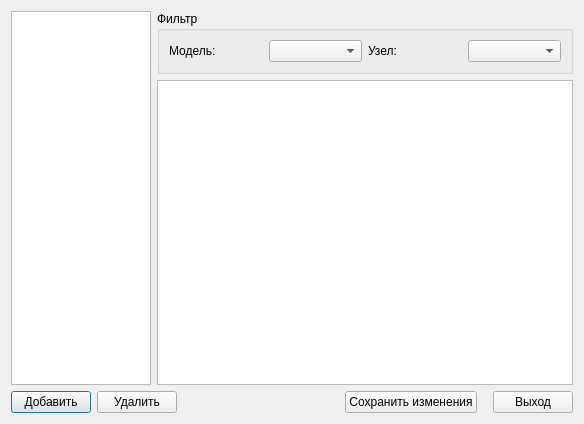
<?xml version="1.0" encoding="UTF-8"?>
<ui version="4.0">
 <class>DlgStructureClass</class>
 <widget class="QDialog" name="DlgStructureClass">
  <property name="geometry">
   <rect>
    <x>0</x>
    <y>0</y>
    <width>584</width>
    <height>424</height>
   </rect>
  </property>
  <property name="sizePolicy">
   <sizepolicy hsizetype="Fixed" vsizetype="Fixed">
    <horstretch>0</horstretch>
    <verstretch>0</verstretch>
   </sizepolicy>
  </property>
  <property name="maximumSize">
   <size>
    <width>1334</width>
    <height>700</height>
   </size>
  </property>
  <property name="windowTitle">
   <string>Структура станков</string>
  </property>
  <layout class="QGridLayout" name="gridLayout" rowstretch="0,0,0" columnstretch="0,0">
   <item row="0" column="0" rowspan="2">
    <widget class="QListWidget" name="lwTableName">
     <property name="sizePolicy">
      <sizepolicy hsizetype="Fixed" vsizetype="Expanding">
       <horstretch>0</horstretch>
       <verstretch>0</verstretch>
      </sizepolicy>
     </property>
     <property name="minimumSize">
      <size>
       <width>140</width>
       <height>0</height>
      </size>
     </property>
     <property name="maximumSize">
      <size>
       <width>140</width>
       <height>16777215</height>
      </size>
     </property>
     <property name="horizontalScrollBarPolicy">
      <enum>Qt::ScrollBarAlwaysOff</enum>
     </property>
     <property name="selectionBehavior">
      <enum>QAbstractItemView::SelectRows</enum>
     </property>
     <property name="spacing">
      <number>2</number>
     </property>
     <property name="uniformItemSizes">
      <bool>true</bool>
     </property>
     <property name="selectionRectVisible">
      <bool>true</bool>
     </property>
    </widget>
   </item>
   <item row="2" column="0" colspan="2">
    <layout class="QHBoxLayout" name="horizontalLayout">
     <item>
      <widget class="QPushButton" name="btnInsertRecord">
       <property name="text">
        <string>Добавить</string>
       </property>
       <property name="icon">
        <iconset resource="resources/rajournal.qrc">
         <normaloff>:/add.png</normaloff>:/add.png</iconset>
       </property>
      </widget>
     </item>
     <item>
      <widget class="QPushButton" name="btnDeleteRecord">
       <property name="text">
        <string>Удалить</string>
       </property>
       <property name="icon">
        <iconset resource="resources/rajournal.qrc">
         <normaloff>:/trash.png</normaloff>:/trash.png</iconset>
       </property>
      </widget>
     </item>
     <item>
      <spacer name="horizontalSpacer">
       <property name="orientation">
        <enum>Qt::Horizontal</enum>
       </property>
       <property name="sizeHint" stdset="0">
        <size>
         <width>40</width>
         <height>20</height>
        </size>
       </property>
      </spacer>
     </item>
     <item>
      <widget class="QPushButton" name="btnSave">
       <property name="sizePolicy">
        <sizepolicy hsizetype="Fixed" vsizetype="Fixed">
         <horstretch>0</horstretch>
         <verstretch>0</verstretch>
        </sizepolicy>
       </property>
       <property name="text">
        <string>Сохранить изменения</string>
       </property>
       <property name="icon">
        <iconset resource="resources/rajournal.qrc">
         <normaloff>:/save.png</normaloff>:/save.png</iconset>
       </property>
      </widget>
     </item>
     <item>
      <spacer name="horizontalSpacer_4">
       <property name="orientation">
        <enum>Qt::Horizontal</enum>
       </property>
       <property name="sizeType">
        <enum>QSizePolicy::Fixed</enum>
       </property>
       <property name="sizeHint" stdset="0">
        <size>
         <width>10</width>
         <height>20</height>
        </size>
       </property>
      </spacer>
     </item>
     <item>
      <widget class="QPushButton" name="btnClose">
       <property name="sizePolicy">
        <sizepolicy hsizetype="Fixed" vsizetype="Fixed">
         <horstretch>0</horstretch>
         <verstretch>0</verstretch>
        </sizepolicy>
       </property>
       <property name="text">
        <string>Выход</string>
       </property>
      </widget>
     </item>
    </layout>
   </item>
   <item row="1" column="1">
    <widget class="QTableView" name="tvTable">
     <property name="sizePolicy">
      <sizepolicy hsizetype="Expanding" vsizetype="Expanding">
       <horstretch>0</horstretch>
       <verstretch>0</verstretch>
      </sizepolicy>
     </property>
     <property name="alternatingRowColors">
      <bool>true</bool>
     </property>
     <property name="selectionMode">
      <enum>QAbstractItemView::SingleSelection</enum>
     </property>
     <property name="selectionBehavior">
      <enum>QAbstractItemView::SelectRows</enum>
     </property>
     <property name="sortingEnabled">
      <bool>true</bool>
     </property>
     <attribute name="horizontalHeaderStretchLastSection">
      <bool>true</bool>
     </attribute>
    </widget>
   </item>
   <item row="0" column="1">
    <widget class="QGroupBox" name="gbxFilter">
     <property name="title">
      <string>Фильтр</string>
     </property>
     <layout class="QHBoxLayout" name="horizontalLayout_3">
      <item>
       <widget class="QLabel" name="lblFilter1">
        <property name="text">
         <string>Модель:</string>
        </property>
       </widget>
      </item>
      <item>
       <widget class="QComboBox" name="cbFilter1"/>
      </item>
      <item>
       <widget class="QLabel" name="lblFilter2">
        <property name="text">
         <string>Узел:</string>
        </property>
       </widget>
      </item>
      <item>
       <widget class="QComboBox" name="cbFilter2"/>
      </item>
     </layout>
    </widget>
   </item>
  </layout>
 </widget>
 <tabstops>
  <tabstop>lwTableName</tabstop>
  <tabstop>tvTable</tabstop>
  <tabstop>btnInsertRecord</tabstop>
  <tabstop>btnDeleteRecord</tabstop>
  <tabstop>btnSave</tabstop>
  <tabstop>btnClose</tabstop>
 </tabstops>
 <resources>
  <include location="resources/rajournal.qrc"/>
 </resources>
 <connections/>
</ui>
